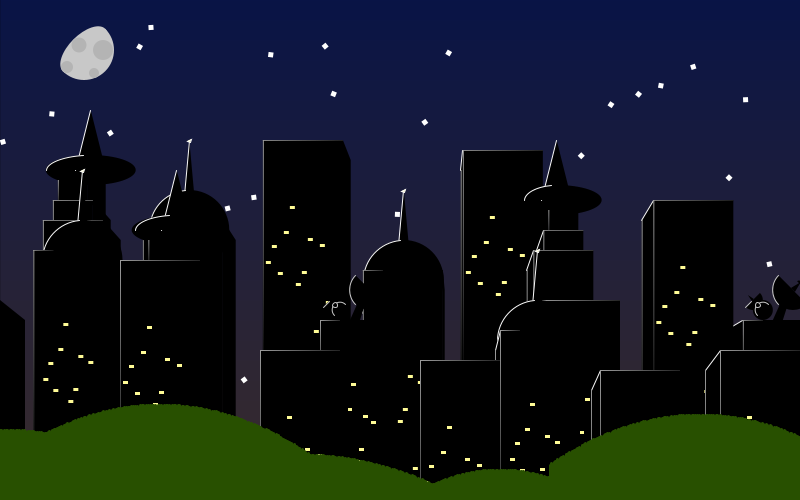
Frame 1 (no input)
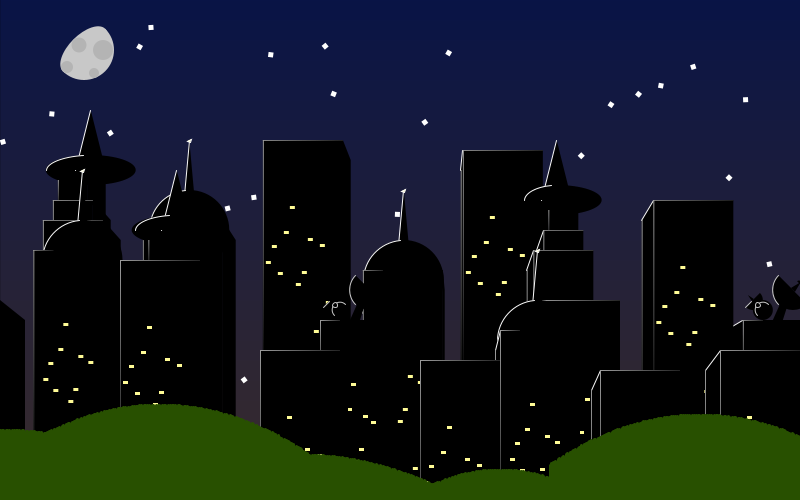
Frame 60 (the mouse pressed at the canvas centre just before this capture)
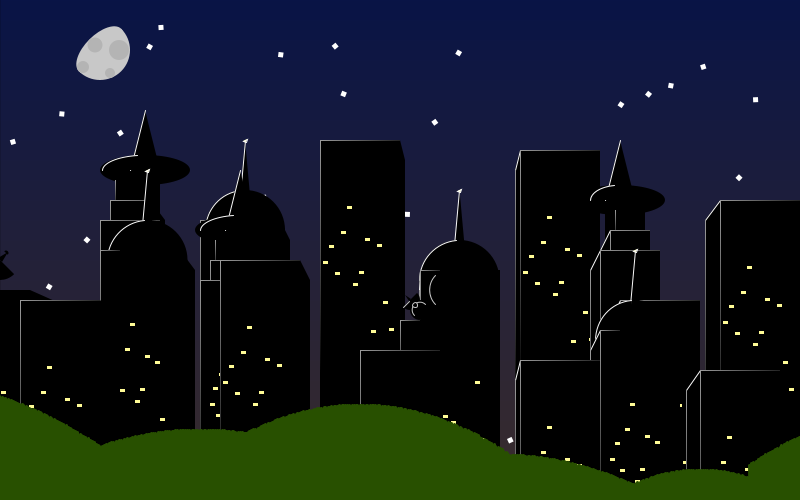
Frame 120 (the mouse held since frame 60 and released just before this capture)

The Processing sketch that drew these frames (run headless with seeded random() and noise(); from frame 60 on, the mouse is pressed at the canvas centre):

// Processing sketch: processing_48029
// ── processing_48029.pde


color dusk = color(9,20,70);//the sky color
color morning = color(66,200,220);// an optianal sky color

int Stars =40;// the number of stars

float windowsPerBuilding = 12;//the number of windows per building


float[] rand = new float[int(windowsPerBuilding)];//don't change this stuff < V
int timer =0;
float parralax =mouseX -width/2;

float[] pox = new float[Stars];
float[] poy = new float[Stars];
float[] rov = new float[Stars];


void setup() {
  size(800,500);

  for(int i=0; i<Stars; i ++) {
    pox[i] = random((width/Stars)*(i-1),(width/Stars)*i);
    poy[i] = random(height);
    rov[i] = random(360);
  }
  for(int i=0; i<windowsPerBuilding; i++) {
    rand[i] =int(random(0,195));
  }
  //the optianl smooth function
 // smooth();
}


//
// DRAW FUNCTION

void draw() {
  parralax =mouseX -width/2;
  windowsPerBuilding =constrain(windowsPerBuilding,0,13);
  background(0);
  sky(dusk);// just add the sky color( dusk or morning )
  stars(Stars);// just add the number stars
  noCursor();
  moon(100+parralax/25,50);// the two values are an x and y position
  
  translate(0,100);
  // the first value is the x position, 2nd is y, 3rd is the type of building it is (0 through 4)
  building(300+parralax/7,340,2);
  building(500 +parralax/7,350,2);
  building(-100 +parralax/7,400,1);
  building(200+parralax/7, 350,3);
  building(800+parralax/7, 400,4);
  building(parralax/7+100, 350, 1);
  building(420+parralax/7, 400,3);
  
  building(-50+parralax/6,370,4);
  building(100+parralax/6,380,3);
  building(700+parralax/6,400,2);
  building(600 +parralax/6,380,1);
  building(200 +parralax/6,410,1);
  
  building(400 +parralax/5,400,4);
  building(600 +parralax/5,400,0);
  
  building(0+parralax/4,400,0);
  building(800+parralax/4, 450,0);
  building(600+parralax/4, 460,3);
  building(680+parralax/4, 470,0);
  building(500+parralax/4, 460,0);
  building(340+parralax/4, 450,0);
  building(200+parralax/4, 460,2);
  
  
  grass(200+parralax/2,450,400,200);
  grass(500+parralax/2,450,400,150);
  grass(360+parralax/2,400,300,150);
  grass(-100+parralax/2, 550, 400,500);
  grass(700 +parralax/2, 440, 200,100);
  grass(900 +parralax/2, 460, 300,250);
  for(int hi=0; hi<10; hi++){
  //  grass(100*hi-100, hi%2-1, 400,100*(hi%2)-1+400);
  }
}

void minutes(int amount) {// unimportant as of now
  if(timer <= frameRate*amount) timer++;
  else timer =0;
}
//  XXXX  X       X  XxxX  XXXX  XXXXX XXXX
//  X  X  XXX     X  XXXX  X       X   X
//  X  X  X X  X  X  X  _  X       X   XXXX
//  XXXX  XXX  XXXX  XXXX  XXXX    X   ___X

// the sky
void sky(color Sky) {

  color setSky = color(Sky);

  for(int i=0; i<height; i+=1) {
    float R = red(Sky) + i*0.2/2;
    float G = green(Sky) +i*0.1/2;
    float B = blue(Sky) - i*0.1/2;

    stroke(R, G, B);
    line(0,i,width,i);
  }
}

//the stars
void stars(int numStar) {

  pushMatrix();
  noStroke();
  for(int i =0; i <numStar; i++) {
    pushMatrix();
    fill(255);
    translate(pox[i] +(width/numStar) +parralax/40,poy[i] +(height/numStar));
    rotate(radians(rov[i]));
    rect(-2.5, -2.5, 5, 5);
    popMatrix();
  }
  popMatrix();
}

void grass(float x, float y, float xwidth, float ywidth){// the grassy hills
  pushMatrix();
  fill(40,80,0);
  ellipse(x,y,xwidth,ywidth);
  strokeWeight(3);
  translate(x-xwidth,0);
  stroke(40,80,0);
  for(int l=0; l<xwidth; l+=2){
    line(l+xwidth/2, (sq(l- (xwidth/2)))/(xwidth*1.5) +y-ywidth/2 +(ywidth +xwidth)/10,
    l+xwidth/2 +random(-1,1), (sq(l- (xwidth/2)))/(xwidth*1.5) +y-ywidth/2 - 20);
    
  }
  strokeWeight(1);
  popMatrix();
}
//the moon
void moon(float x, float y){
  pushMatrix();
  
 // M00N!!
  fill(200);
  arc(x,y,60,60, radians(45-90),radians(225-90));
  translate(x,y);
  rotate(radians(-45));
  ellipse(0,0,60,30);
  fill(180);
  rotate(radians(45));
  ellipse(19,0,20,20);
  ellipse(10,23,10,10);
  ellipse(-17,17,12,12);
  ellipse(-5,-5,15,15);
  popMatrix();
}



void building(float posx, float posy, int type) {//////BUILDINGS!!!
  pushMatrix();
  switch(type) {
    case(0)://building 1
    default:
    
    fill(0);
    if(posx+10 < width/2) {
      rect(posx+20, posy-180, 100-(posx)/20,180);
      quad(posx+20,posy-200, posx+100,posy-200, posx+120-(posx)/20,posy-180, posx+20,posy-180);
    } 
    else {
      rect(posx-(posx-width)/20, posy-180, 100+(posx-width)/20,180);
      quad(posx-(posx-width)/20, posy-180, posx+20,posy-200, posx+100,posy-200, posx+100,posy-180);
      stroke(250);
      line(posx-(posx-width)/20, posy-180, posx+20,posy-200);
      noStroke();
      for(int r =0; r < 180; r++) {
        fill(155-r/1.5);
        rect(posx-(posx-width)/20, posy -180 +r,1,1);
      }
    }
    noStroke();
    fill(255,251,150);//window color
    for(int w =0; w<windowsPerBuilding; w++) {

      rect(posx+23 +w*6,posy-197 +rand[w], 5,3);
    }
    for(int r =0; r < 200; r++) {
      fill(155-r/1.5);
      rect(posx+20,posy -200 +r,1,1);
    }
    for(int r =0; r < 80; r++) {
      fill(155-r*1.5);
      rect(posx+20+r, posy-200,1,1);
    }
    break;//the break fuction
    
    case(1)://building 2
    fill(0);
    rect(posx,posy-230, 60,230);
    rect(posx+10,posy-250,40,40);
    rect(posx+15,posy-280,30,30);
    ellipse(posx+30+20-posx/20,posy -280, 90,30);
    triangle(posx+15+20-posx/20,posy -280, posx+30+20-posx/20, posy-340, posx+45+20-posx/20,posy-280);
    
    if(posx+30 < width/2) {//left side effect
      quad(posx+45,posy-250, posx+65-(posx)/20,posy-230, posx+65-(posx)/20,posy-285, posx+45,posy-280);
      quad(posx+50,posy-230, posx+70-(posx)/20,posy-220, posx+70-(posx)/20,posy-230, posx+50,posy-250);
      quad(posx+60,posy, posx+80-(posx)/20,posy, posx+80-(posx)/20,posy-210, posx+60,posy-230);
    } else{//right side effect
      quad(posx+15,posy-250, posx+35-(posx)/20,posy-230, posx+35-(posx)/20,posy-285, posx+15,posy-280);
      
      quad(posx+30-(posx)/20,posy-210, posx+30-(posx)/20,posy-230, posx+10,posy-250, posx+10,posy-230);
      stroke(250);
      line(posx+30-(posx)/20,posy-230, posx+10,posy-250);
      noStroke();
      fill(0);
      quad(posx+20-(posx)/20,posy, posx+20-(posx)/20,posy-210, posx,posy-230, posx,posy);
      stroke(250);
      line(posx+20-(posx)/20,posy-210, posx,posy-230);
      noStroke();
      for(int r =0; r < 210; r++) {
        fill(155-r/1.5);
        rect(posx+20 -(posx)/20, posy -210 +r,1,1);
      }
    }
    for(int r =0; r < 20; r++) {//top block lighting
      fill(155-r*5);
      rect(posx+15,posy -270 +r,1,1);
    }
    
    fill(0);
    stroke(250);
    line(posx+15+20-posx/20,posy -280, posx+30+20-posx/20, posy-340);
    arc(posx+30+20-posx/20,posy-280, 90-(posx)/20,30, radians(180),radians(260));
    
    noStroke();
    for(int r =0; r < 230; r++) {//main building lighting
      fill(155-r/1.5);
      rect(posx,posy -230 +r,1,1);
    }
    for(int r =0; r < 60; r++) {
      fill(155-r*1.5);
      rect(posx+r, posy-230,1,1);
    }
    for(int r =0; r < 20; r++) {//middle lighting
      fill(155-r/1);
      rect(posx+10,posy -250 +r,1,1);
    }
    for(int r =0; r < 40; r++) {
      fill(155-r*1.5);
      rect(posx+10+r, posy-250,1,1);
    }
    
    noStroke();
    fill(255,251,150);//window color
    for(int w =0; w<windowsPerBuilding; w++) {

      rect(posx+10 +w*3,posy-225 +rand[w], 5,3);
    }
    
    break;
    
    
    
    case(2)://building 3
    
    fill(0);
    if(posx+10 < width/2) {
      rect(posx+20, posy-280, 100-(posx)/20,280);
      quad(posx+20,posy-300, posx+100,posy-300, posx+120-(posx)/20,posy-280, posx+20,posy-280);
    } 
    else {
      rect(posx-(posx-width)/20, posy-280, 100+(posx-width)/20,280);
      quad(posx-(posx-width)/20, posy-280, posx+20,posy-300, posx+100,posy-300, posx+100,posy-280);
      stroke(250);
      line(posx-(posx-width)/20, posy-280, posx+20,posy-300);
      noStroke();
      for(int r =0; r < 280; r++) {
        fill(155-r/1.5);
        rect(posx-(posx-width)/20, posy -280 +r,1,1);
      }
    }
    noStroke();
    fill(255,251,150);//window color
    for(int w =0; w<windowsPerBuilding; w++) {

      rect(posx+23 +w*6,posy-297 +rand[w], 5,3);
    }
    for(int r =0; r < 300; r++) {
      fill(155-r/1.5);
      rect(posx+20,posy -300 +r,1,1);
    }
    for(int r =0; r < 80; r++) {
      fill(155-r*1.5);
      rect(posx+20+r, posy-300,1,1);
    }
    break;//the break fuction
    
    
    
    
    case(3)://building 4
      
      fill(0);
      pushMatrix();
      translate(10-(posx)/40,10);
      ellipse(posx+40,posy-230,80,80);
      triangle(posx+35,posy-265, posx+40,posy-320, posx+45,posy-265);
      stroke(250);
      line(posx+35,posy-265, posx+40,posy-320);
      arc(posx+40,posy-230,80,80, radians(180), radians(265));
      fill(255,251,150);
      triangle(posx+38,posy-319, posx+42,posy-321, posx+41,posy-318);
      popMatrix();
    
      noStroke();
      fill(0);
      rect(posx,posy-230, 80,230);//main body
      
      
      fill(0);
      if(posx+30 < width/2) {//left side effect
      
      quad(posx+80,posy, posx+100-(posx)/20,posy, posx+100-(posx)/20,posy-210, posx+80,posy-230);
      
    } else{//right side effect
      
      fill(0);
      quad(posx+20-(posx)/20,posy, posx+20-(posx)/20,posy-210, posx,posy-230, posx,posy);
      stroke(250);
      line(posx+20-(posx)/20,posy-210, posx,posy-230);
      noStroke();
      for(int r =0; r < 210; r++) {
        fill(155-r/1.5);
        rect(posx+20 -(posx)/20, posy -210 +r,1,1);
      }
    }
      
      
    for(int r =0; r < 230; r++) {//main building lighting
      fill(155-r/1.5);
      rect(posx,posy -230 +r,1,1);
    }
    for(int r =0; r < 20; r++) {
      fill(155-r*6);
      rect(posx+r, posy-230,1,1);
    }
    
    noStroke();
    fill(255,251,150);//window color
    for(int w =0; w<windowsPerBuilding; w++) {

      rect(posx+10+w*5,posy-220 +rand[w], 5,3);
    }
    
    break;// another break function
    
    case(4)://building 5
      float ED = width/40;
      noStroke();
      fill(0);
      
      if(posx+30 < width/2) {//left side effect
      
      quad(posx+70,posy+20, posx+90-(posx)/20,posy+20, posx+90-(posx)/20,posy-160, posx+70,posy-180);
      quad(posx+80,posy-140, posx+100-(posx)/20,posy-140, posx+100-(posx)/20,posy-170, posx+80,posy-180);
      triangle(posx+80-(posx)/20+ED,posy-140, posx+70-(posx)/20+ED,posy-140, posx+70-(posx)/20+ED,posy-120);//left slant
      triangle(posx+70-(posx)/20+ED,posy+20, posx+80-(posx)/20+ED,posy+20, posx+70-(posx)/20+ED,posy+10);
    } else{//right side effect
      
      triangle(posx-(posx)/20+ED,posy-140, posx+10-(posx)/20+ED,posy-140, posx+10-(posx)/20+ED,posy-120);//right slant
      triangle(posx-(posx)/20+ED,posy+20, posx+10-(posx)/20+ED,posy+20, posx+10-(posx)/20+ED,posy+10);
      
      fill(0);
      quad(posx+20,posy+20, posx+10-(posx)/20+ED,posy+20, posx+10-(posx)/20+ED,posy-160, posx+20,posy-180);
      quad(posx,posy-140, posx+20-(posx)/20,posy-140, posx+20-(posx)/20,posy-170, posx,posy-180);
      stroke(250);
      line(posx+20-(posx)/20,posy-170, posx,posy-180);
      stroke(155-80);
      line(posx-(posx)/20+ED,posy-140, posx+10-(posx)/20+ED,posy-120);
      line(posx-(posx)/20+ED,posy+20, posx+9-(posx)/20+ED,posy+11);
      
      noStroke();
      for(int r =0; r < 30; r++) {
        fill(155-r*2);
        rect(posx+20 -(posx)/20, posy -170 +r,1,1);
      }
      for(int r =0; r < 120; r++) {
        fill(155-60-r/2);
        rect(posx+30 -(posx)/20, posy -120 +r,1,1);
      }
    }//blah!
      fill(0);
      quad(posx+48,posy-205, posx+43,posy-209, posx+30,posy-180, posx+40,posy-180);//stalite stuff
      arc(posx+10,posy-200,20,20, radians(-45), radians(135));
      triangle(posx+9,posy-199, posx+11,posy-201, posx+5,posy-205);
      ellipse(posx+20,posy-190, 20,20);
      arc(posx+50,posy-210,40,40, radians(45),radians(225));
      triangle(posx+48,posy-212, posx+52,posy-208, posx+58,posy-218);
      arc(posx+56,posy-217, 5,5, radians(-135), radians(45));
      
      rect(posx,posy-180, 80,40);//main body
      rect(posx+10, posy-160,60,180);
      triangle(posx,posy-140, posx+10,posy-140, posx+10,posy-120);
      triangle(posx+80,posy-140, posx+70,posy-140, posx+70,posy-120);
      triangle(posx,posy+20, posx+10,posy+20, posx+10,posy+10);
      triangle(posx+70,posy+20, posx+80,posy+20, posx+70,posy+10);
      
      stroke(200);
      arc(posx+50,posy-210,40,40, radians(135),radians(225));//lighting effects
      line(posx+3,posy-193, posx+9,posy-199);
      arc(posx+20,posy-190, 16,16, radians(45+90),radians(225+90));
      ellipse(posx+15,posy-195, 5,5);
      
      stroke(155-80);
      line(posx,posy-140, posx+10,posy-120);//more lighting effects
      line(posx,posy+20, posx+9,posy+11);
      
      noStroke();
      for(int r =0; r < 40; r++) {//main building lighting
      fill(155-r*2);
      rect(posx,posy -180 +r,1,1);
    }
    for(int r =0; r < 120; r++) {//middle building lighting
      fill(155-80-r/2);
      rect(posx+10,posy -120 +r,1,1);
    }
    for(int r =0; r < 20; r++) {
      fill(155-r*6);
      rect(posx+r, posy-180,1,1);
    }
    
    
    
    fill(255,251,150);//window color
    for(int w =0; w<windowsPerBuilding; w++) {

      rect(posx+15+w*4,posy-180 +rand[w], 5,3);
    }
      
    break;
  }
  popMatrix();
}

// if you seriously read through all that you probably have headace now and should take a break
// but congrates on wading through all that code and I hope you appreicate all the work
// I went through. Unless you don't get it.
